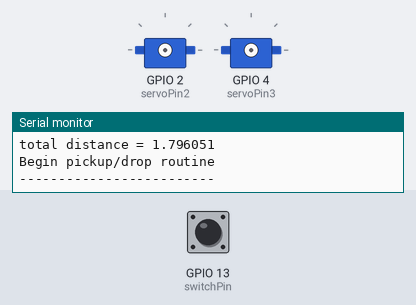
Bench run of a sketch on a simulated ESP32. Parts: 2 × servo, the last lines printed to the serial monitor. The inputs (shaded band) are chosen by the test bench; at power-on: GPIO 13 (switchPin) LOW. Servo pulses on a pin are drawn as a servo (544–2400 µs = 0–180°).

Above: at 1.6 s.
1.7 s: GPIO 13 (switchPin) pulled HIGH for 0.15 s
At 2.23 s:
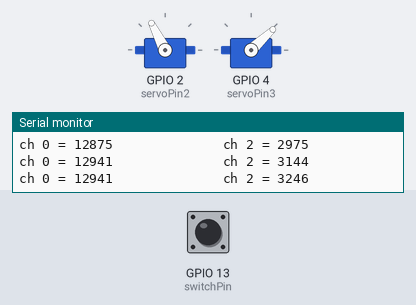
At 4.1 s:
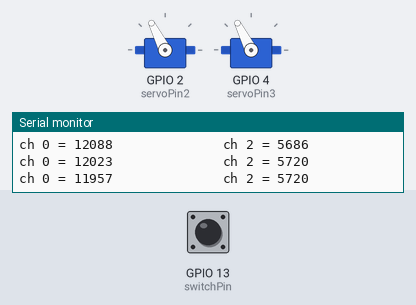
4.7 s: GPIO 13 (switchPin) pulled HIGH for 3.2 s
9.4 s: GPIO 13 (switchPin) pulled HIGH for 1 s
At 13.63 s:
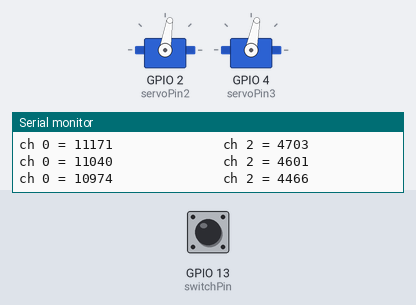
Timing chart, 0 to 15.8 s (numbered marks = the images above; inputs shaded):
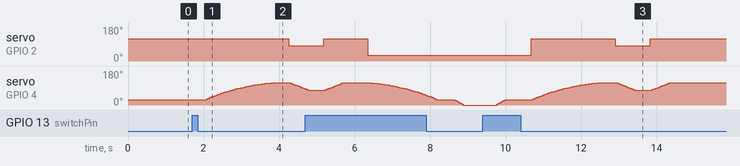

Measured:
- after the input at 1.7 s, servo on GPIO 2 (servoPin2): 117° → 81° after 2.6 s; servo on GPIO 4 (servoPin3): rises from 28° to 117° in 1.7 s, then falls to 86° in 0.89 s
- after the input at 9.4 s, servo on GPIO 2 (servoPin2): 31° → 117° after 1.3 s, → 81° 2.2 s later, → 117° 0.93 s later

The sketch:

RoboticArm2.0.ino
```cpp
// (licence header left out)
#include <stdio.h>
#include "esp32-hal-ledc.h"
#include "Arduino.h"
#include "math.h"

// math
const double pie = 3.141592653589793;

// servo capabilities
const int period = 16;
const int minDelay0 = 0;
const int maxDelay0 = 0;
const int minDelay1 = 1600;
const int maxDelay1 = 7500;
const int minDelay2 = 1450;
const int maxDelay2 = 7550;
const int minDegree = 0;
const int maxDegree = 180;
const int baseVelocity = 10;

// pin configuration
const int switchPin = 13;
const int servoPin1 = 0;
const int servoPin2 = 2;
const int servoPin3 = 4;

// mechanical arm specifications (in cm and degrees)
const double B = 20.3200;
const double vClearance = 3; // height above the pickup/dropoff height of electromagnet


// mechanical arm functions
double armLength(double h)
{
    return (hypot(h, h))/2;
}
double height(double b) // B = board length
{
    double len = b*7/16;
    return hypot(len, len);
}
double horizontalDistance(double b, int squaresX, int squaresZ)
{
    float dx = (abs(squaresX) * b / 8) - (b / 16);
    float dz = (abs(squaresZ) * b / 8) - (b / 16);

    return (hypot(dx, dz));
}

double servoAngle0(int dx, int dz)
{
    float angle = atan(abs(dz)/abs(dx)) * 2 * pie;

    if (dx > 0)
    {
        if (dz < 0)
            angle += 270;   // if not 4th quadrant (when x is positive)

                            // then 1st quadrant
    }
    else if (dz > 0)
        angle += 90;        // 2nd quadrant
    else
        angle += 180;       // 3rd quadrant


    return map(angle, 0, 360, 180, 0); // such mapping is due to 2:1 inverse gearbox on the radial servo
}

double deg(double v)
{
    return (v * 180 / pie);
}

double m(double l, double h, double d)
{
    double answer = hypot(h,d)/2/l;
    if (answer > 1)
        return 1;
    else
        return answer;
}

double theta(double m)
{
    return 2*asin(m);
}

double zhe(double m)
{
    return acos(m);
}

double exx(double h, double d)
{
    return atan(h/d);
}

double phi(double l, double h, double d)
{
    return exx(h, d) - zhe(m(l, h, d));
}

double servoAngle1(double l, double h, double d)
{
    //printf("Rad1 = %f \n", phi(l, h, d));
    return map(deg(phi(l, h, d)), 90, 180, 180, 0); // mapping due to 1:2 inverse gearbox on the servo (flipped 0 and 180)
}

double servoAngle2(double l, double h, double d)
{
    //printf("Rad2 = %f \n", theta(m(l, h, d)));
    return map((deg(theta(m(l, h, d))) - 30), 0, 120, 180, 0);
}


double doubleCheck(double l, double h, double d)
// returns horizontal distance (center to square) covered by the mechanical arm
{
    double d1 = l * cos(phi(l, h, d));
    double d2 = l * cos(theta(m(l, h, d)) - phi(l, h, d));
    double a2 = deg(theta(m(l, h, d) - phi(l, h, d)));

    printf("d1 = %f \n", d1);
    printf("d2 = %f \n", d2);
    printf("a2 = %f \n", a2);

    if (a2 >= 120)
    {
        printf("total distance = %f \n", d1+d2);
        return d1+d2;
    }
    else
    {
        printf("total distance = %f \n", d1-d2);
        return d1-d2;
    }
}


void moveComplex(float b, float l, float minD, float minR, float h, int ax, int az, int bx, int bz)
{
    // PROCEDURE:
    // calculate:
    // 1. How many points to calculate on the path from initial to final position
    //      - calculate minimum points to traverse distance (given a maximum distance between 2 points)
    //      - calculate minimum points to traverse angle (given a maximum angle between two angle values)
    //      - number of points for both angle and distance = greater of two minimums
    // 2. Where those poits are located
    // 3. Servo angles for each point
    // 4. Signal lengths mapped from servo angles
    // Output those signal lengths successively in a while loop

    float d1 = horizontalDistance(b, ax, az);
    float d2 = horizontalDistance(b, bx, bz);
    float a1 = servoAngle0(ax, az);
    float a2 = servoAngle0(bx, bz);
    Serial.print("d1 = ");
    Serial.println(d1);
    Serial.print("Servo1 at d1 = ");
    Serial.println(servoAngle1(l, h, d1));
    Serial.print("Servo2 at d1 = ");
    Serial.println(servoAngle2(l, h, d1));

    Serial.print("d2 = ");
    Serial.println(d2);
    Serial.print("Servo1 at d2 = ");
    Serial.println(servoAngle1(l, h, d2));
    Serial.print("Servo2 at d2 = ");
    Serial.println(servoAngle2(l, h, d2));

    Serial.print("servo0 1 = ");
    Serial.println(a1);
    Serial.print("servo0 2 = ");
    Serial.println(a2);

    // 1
    float minLinearPts = ceil(fabsf((d2 - d1)/minD));
    float minRadialPts = ceil(fabsf((a2 - a1)/minR));

    Serial.print("minLinearPts = fabsf(");
    Serial.print(d2);
    Serial.print(" - ");
    Serial.print(d1);
    Serial.print(") / ");
    Serial.print(minD);
    Serial.print(" = ");
    Serial.print(fabsf(d2-d1));
    Serial.print(" / ");
    Serial.print(minD);
    Serial.print(" = ");
    Serial.print((fabsf(d2-d1)) / minD);
    Serial.print(" == ");
    Serial.println(minLinearPts);
    Serial.print("minRadialPts = ");
    Serial.println(minRadialPts);

    if (minLinearPts > minRadialPts)
        minRadialPts = minLinearPts;
    else
        minLinearPts = minRadialPts;

    float intervalDist = (d2 - d1)/minLinearPts;
    float intervalAngl = (a2 - a1)/minRadialPts;

    Serial.println("Both are set to:");
    Serial.print("linear = ");
    Serial.println(minLinearPts);
    Serial.print("radial = ");
    Serial.println(minRadialPts);

    Serial.print("linearInterval = ");
    Serial.println(intervalDist);
    Serial.print("radialInterval = ");
    Serial.println(intervalAngl);

    // 2
    float linPts[(int)minLinearPts + 1];
    float radPts[(int)minRadialPts + 1];

    for (int i = 0; i <= (int)minLinearPts; i++)
    {
      linPts[i] = d1 + i * intervalDist;
      radPts[i] = a1 + i * intervalAngl;
    }

    // 3
    float servo0[(int)minLinearPts];
    float servo1[(int)minLinearPts];
    float servo2[(int)minLinearPts];

    for (int i = 0; i <= (int)minLinearPts; i++)
    {
        // no need to convert angle to angle, only distance to angle
        servo1[i] = servoAngle1(l, h, linPts[i]);
        servo2[i] = servoAngle2(l, h, linPts[i]);
        /*Serial.print(i);
        Serial.print(". distance = ");
        Serial.print(linPts[i]);
        Serial.print("     a1 = ");
        Serial.print(servo1[i]);
        Serial.print("     a2 = ");
        Serial.println(servo2[i]);*/
    }

    float value;
    Serial.println("MOVING...");
    Serial.println("---------------------");
    // 4
    for (int i = 0; i <= (int)minLinearPts; i++)
    {
        //ledcWrite(1, map(radPts[i], minDegree, maxDegree, minDelay0, maxDelay0));

        ledcWrite(2, map(servo1[i], minDegree, maxDegree, minDelay1, maxDelay1));
        ledcWrite(3, map(servo2[i], minDegree, maxDegree, minDelay2, maxDelay2));
        Serial.print("ch 0 = ");
        Serial.print(map(servo1[i], minDegree, maxDegree, minDelay1, maxDelay1));
        Serial.print("              ch 2 = ");
        Serial.println(map(servo2[i], minDegree, maxDegree, minDelay2, maxDelay2));

        delay(20);
    }
}
/*
void moveLinear(float B, float L, float minD, float h, int ax, int az, int bx, int bz)
{
    // PROCEDURE:
    // calculate:
    // 1. How many points to calculate on the path from initial to final position
    //      - calculate minimum points to traverse distance (given a maximum distance between 2 points)
    // 2. Where those poits are located
    // 3. Servo angles for each point
    // 4. Signal lengths mapped from servo angles
    // Output those signal lengths successively in a while loop
    // ----------------------------------------

    float d1 = horizontalDistance(B, ax, az);
    float d2 = horizontalDistance(B, bx, bz);

    // 1
    float minLinearPts = ceil(fabsf((d2 - d1)/minD));
    float intervalDist = (d2 - d1)/minLinearPts;

    // 2
    float points[(int)minLinearPts];
    if (d2 > d1)
        for (int i = 0; i < (int)minLinearPts; i++)
            points[i] = d1 + i * intervalDist;
    else
        for (int i = 0; i < (int)minLinearPts; i++)
            points[i] = d1 - i * intervalDist;

    // 3
    //float servo0[(int)minLinearPts];
    float servo1[(int)minLinearPts];
    float servo2[(int)minLinearPts];

    for (int i = 0; i < (int)minLinearPts; i++)
    {
        servo1[i] = servoAngle1(L, h, points[i]);
        servo2[i] = servoAngle2(L, h, points[i]);
    }

    // 4
    for (int i = 0; i < (int)minLinearPts; i++)
    {
        servo1[i] = map(servo1[i], 0, 180, 1000, 2000);
        servo2[i] = map(servo2[i], 0, 180, 1000, 2000);
    }

    for (int i = 0; i < (int)minLinearPts; i++)
    {
        ledcWrite(1, servo1[i]);
        ledcWrite(2, servo2[i]);

        delay(10);
    }
}*/

void moveVertically(float b, float l, float minD, float h1, float h2, int x, int z)
{
    float d = horizontalDistance(b, x, z);

    Serial.println("VERTICAL MOVE");
    Serial.print("d = ");
    Serial.println(d);
    Serial.print("h1 = ");
    Serial.println(h1);
    Serial.print("Servo1 at h1 = ");
    Serial.println(servoAngle1(l, h1, d));
    Serial.print("Servo2 at h1 = ");
    Serial.println(servoAngle2(l, h1, d));

    Serial.print("h2 = ");
    Serial.println(h2);
    Serial.print("Servo1 at h2 = ");
    Serial.println(servoAngle1(l, h2, d));
    Serial.print("Servo2 at h2 = ");
    Serial.println(servoAngle2(l, h2, d));
    Serial.println();

    // 1
    float minLinearPts = ceil(fabsf((h2 - h1)/minD));
    float intervalDist = (h2 - h1)/minLinearPts;

    // 2
    float points[(int)minLinearPts + 1];
      for (int i = 0; i <= (int)minLinearPts; i++)
            points[i] = h1 + i * intervalDist;

    // 3
    //float servo0[(int)minLinearPts];
    float servo1[(int)minLinearPts];
    float servo2[(int)minLinearPts];

    for (int i = 0; i <= (int)minLinearPts; i++)
    {
        servo1[i] = servoAngle1(l, points[i], d);
        servo2[i] = servoAngle2(l, points[i], d);
        /*Serial.print(i);
        Serial.print(". heght = ");
        Serial.print(points[i]);
        Serial.print("     a1 = ");
        Serial.print(servo1[i]);
        Serial.print("     a2 = ");
        Serial.println(servo2[i]);*/

    }

    // 4
    for (int i = 0; i <= (int)minLinearPts; i++)
    {
        ledcWrite(2, map(servo1[i], minDegree, maxDegree, minDelay1, maxDelay1));
        ledcWrite(3, map(servo2[i], minDegree, maxDegree, minDelay2, maxDelay2));
        Serial.print("ch 0 = ");
        Serial.print(map(servo1[i], minDegree, maxDegree, minDelay1, maxDelay1));
        Serial.print("              ch 2 = ");
        Serial.println(map(servo2[i], minDegree, maxDegree, minDelay2, maxDelay2));

        delay(20);
    }
}

void pickupDrop(float b, float l, float minD, float minR, float hHigh, float hLow, int ax, int az, int bx, int bz)
{
    // pre conditions: arm is in hCarry height/position.
    // PROCEDURE:
    // 1. move linearly and/or radially
    // 2. call moveInterval to move vertically to height hReg
    // 3. toggle the electromagnet
    // 4. call moveInterval to move vertically to height hCarry


    moveComplex(b, l, minD, minR, hHigh, ax, az, bx, bz);
    delay(300);
    moveVertically(b, l, minD, hHigh, hLow, bx, bz);
    delay(150);
    // toggle electromagnet
    delay(150);
    moveVertically(b, l, minD, hLow, hHigh, bx, bz);
    delay(300);
}

void turn(float a1, float a2, float maxR, int p)
{
  int numPts = ceil(fabsf(a2 - a1) / maxR);
  Serial.print("numPts = ");
  Serial.println(numPts);
  float angleInterval = (a2 - a1) / numPts;
  Serial.print("Interval angle = ");
  Serial.println(angleInterval);
  Serial.print("Distance to cover = ");
  Serial.println(numPts*angleInterval);
  Serial.print("Starting at ");
  Serial.println(a1);
  //Serial.print(", ending at
  float value = 0;

  for (int i = 0; i <= numPts; i++)
  {
    value = a1 + i * angleInterval;
    Serial.print("valPos = ");
    Serial.println(value);
    ledcWrite(2, map(value, minDegree, maxDegree, minDelay2, maxDelay2));
    delay(p);
  }
}

void setup()
{
    Serial.begin(9600);
    // mechanical arm calculations
    const double hReg = height(B);
    const double hCarry = hReg - vClearance;
    const double L = armLength(hReg);
    int dx = 1;
    int dz = 1;

    double d = horizontalDistance(B, dx, dz);
    double dmax = horizontalDistance(B, 4, 4);

    int servo1_1 = 0;
    int servo1_2 = servoAngle1(L, hReg, d);
    int servo2_1 = 0;
    int servo2_2 = servoAngle2(L, hReg, d);


    printf("Board length = ");
    printf("%f \n", B);
    printf("Maximum distance d = ");
    printf("%f \n", dmax);
    printf("L = ");
    printf("%f \n", L);
    printf("Custom distance = ");
    printf("%f \n", d);
    printf("\n   Piece pickup/drop values: \n");
    printf("h = ");
    printf("%f \n", hReg);
    //printf("Hypotenuse = ");
    //printf("%f \n", hyp);


    servo1_2 = servoAngle1(L, hReg, d);
    printf("Servo 1 angle = ");
    printf("%d \n", servo1_2);
    servo2_2 = servoAngle2(L, hReg, d);
    printf("Servo 2 angle = ");
    printf("%d \n", servo2_2);
    doubleCheck(L, hReg, d);

    printf("\n   Piece carrying values: \n");
    printf("h = ");
    printf("%f \n", hCarry);
    servo1_1 = servoAngle1(L, hCarry, d);
    printf("Servo 1 angle = ");
    printf("%d \n", servo1_1);
    servo2_1 = servoAngle2(L, hCarry, d);
    printf("Servo 2 angle = ");
    printf("%d \n", servo2_1);
    doubleCheck(L, hCarry, d);


    pinMode(switchPin, INPUT);
    //ledcSetup(1, 50, period); // channel 1, 50 Hz, 16-bit width
    //ledcAttachPin(servoPin1, 1);   // GPIO 22 assigned to channel 1
    ledcSetup(2, 50, 16); // channel 2, 50 Hz, 16-bit width
    ledcAttachPin(servoPin2, 2);   // GPIO 19 assigned to channel 2
    ledcSetup(3, 50, period); // channel 3, 50 Hz, 16-bit width
    ledcAttachPin(servoPin3, 3);   // GPIO 19 assigned to channel 3

    Serial.println();
    Serial.println("Begin pickup/drop routine");
    Serial.println("-------------------------");

}

void loop()
{
  if (digitalRead(switchPin) == 1)
  {
    const double hReg = height(B);
    const double hCarry = hReg - vClearance;
    const double L = armLength(hReg);
    const float minLinear = 0.25; // [cm]
    const float minRadial = 1; // [degrees]

    if (digitalRead(switchPin) == 1)
      pickupDrop(B, L, minLinear, minRadial, hCarry, hReg, 4, 4, 1, 1);
      //turn(0, 180, 0.5, 20);

    if (digitalRead(switchPin) == 1)
      pickupDrop(B, L, minLinear, minRadial, hCarry, hReg, 1, 1, 4, 4);
      //turn(180, 0, 0.5, 20);
  }
}
```
